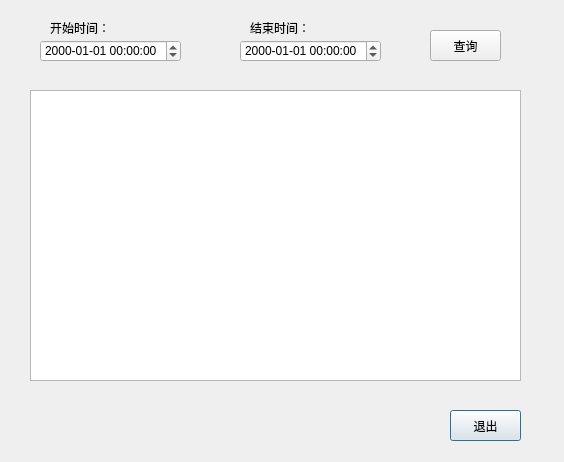
<?xml version="1.0" encoding="UTF-8"?>
<ui version="4.0">
 <class>Dialog</class>
 <widget class="QDialog" name="Dialog">
  <property name="geometry">
   <rect>
    <x>0</x>
    <y>0</y>
    <width>564</width>
    <height>462</height>
   </rect>
  </property>
  <property name="windowTitle">
   <string>Dialog</string>
  </property>
  <widget class="QTableWidget" name="tableWidget">
   <property name="geometry">
    <rect>
     <x>30</x>
     <y>90</y>
     <width>491</width>
     <height>291</height>
    </rect>
   </property>
  </widget>
  <widget class="QPushButton" name="pushButtonquit">
   <property name="geometry">
    <rect>
     <x>450</x>
     <y>410</y>
     <width>71</width>
     <height>31</height>
    </rect>
   </property>
   <property name="text">
    <string>退出</string>
   </property>
  </widget>
  <widget class="QDateTimeEdit" name="dateTimeEdit">
   <property name="geometry">
    <rect>
     <x>40</x>
     <y>40</y>
     <width>141</width>
     <height>22</height>
    </rect>
   </property>
   <property name="displayFormat">
    <string>yyyy-MM-dd HH:mm:ss</string>
   </property>
  </widget>
  <widget class="QDateTimeEdit" name="dateTimeEdit_2">
   <property name="geometry">
    <rect>
     <x>240</x>
     <y>40</y>
     <width>141</width>
     <height>22</height>
    </rect>
   </property>
   <property name="displayFormat">
    <string>yyyy-MM-dd HH:mm:ss</string>
   </property>
  </widget>
  <widget class="QLabel" name="label">
   <property name="geometry">
    <rect>
     <x>50</x>
     <y>20</y>
     <width>61</width>
     <height>16</height>
    </rect>
   </property>
   <property name="text">
    <string>开始时间：</string>
   </property>
  </widget>
  <widget class="QLabel" name="label_2">
   <property name="geometry">
    <rect>
     <x>250</x>
     <y>20</y>
     <width>61</width>
     <height>16</height>
    </rect>
   </property>
   <property name="text">
    <string>结束时间：</string>
   </property>
  </widget>
  <widget class="QPushButton" name="pushButtonsearch">
   <property name="geometry">
    <rect>
     <x>430</x>
     <y>30</y>
     <width>71</width>
     <height>31</height>
    </rect>
   </property>
   <property name="text">
    <string>查询</string>
   </property>
  </widget>
 </widget>
 <resources/>
 <connections/>
</ui>
